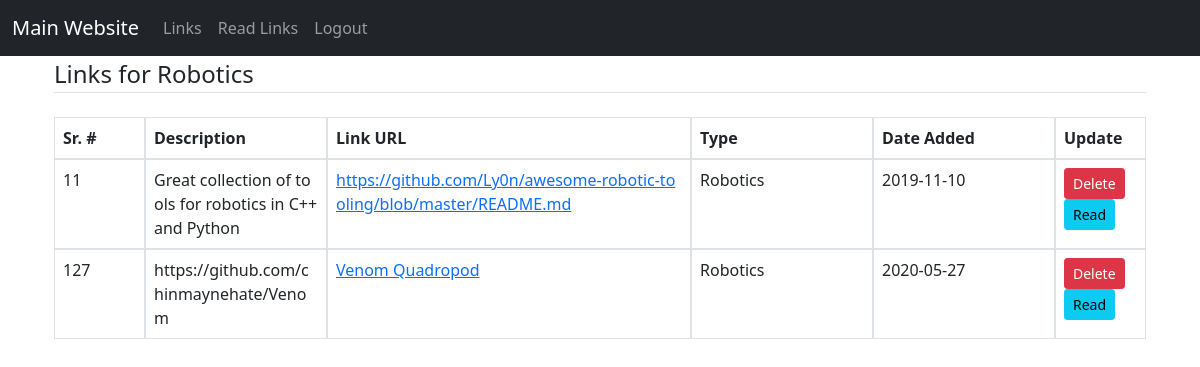
Page /Links/Robotics (signed in) on the earlier database version.
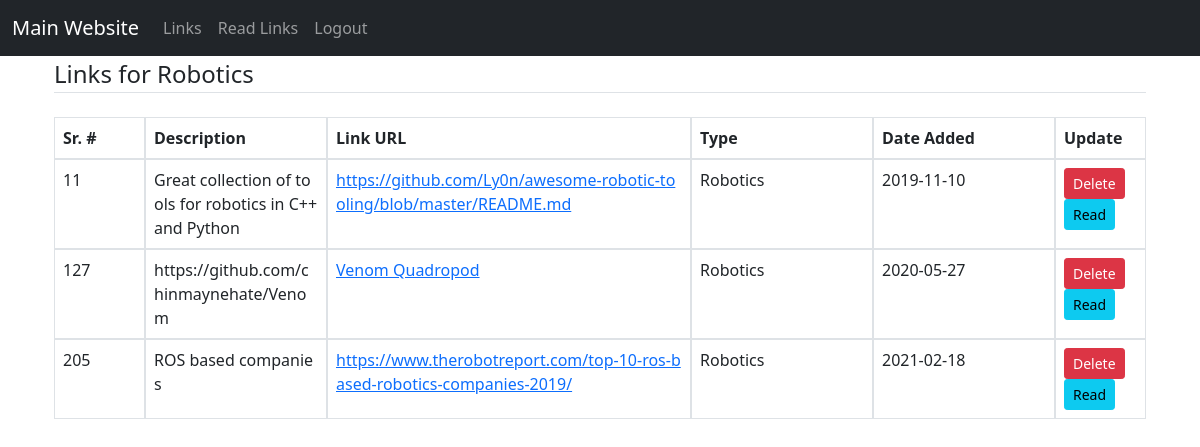
Same page on the later database version.
### flask_app.py (models this page shows, shortened)
class links(db.Model):
    id = db.Column(db.Integer, primary_key = True)
    link_name = db.Column(db.String(100), nullable = False)
    link_url = db.Column(db.String(200), nullable = False)
    link_type = db.Column(db.String(40), nullable = False)
    read = db.Column(db.Boolean, default = False, nullable = False)
    date_created = db.Column(db.Date, default = datetime.utcnow)
    date_read = db.Column(db.Date)

### flask_app.py (the view)
@app.route('/Links/<string:type>')
def type_links(type):
    type_links = links.query.filter_by(link_type = type).all()
    return render_template('type_links.html', type_links = type_links, type_title = type)

### flask_app.py (called while the page is built)
@login_manager.user_loader
def load_user(user_id):
    return User.query.get(int(user_id))

### templates/type_links.html (shortened to what this page needs)
{% extends "base.html" %}
{% block page_content %}
<legend class="border-bottom mb-4">Links for {{ type_title }} </legend>
<div class="container-fluid">
  <table class="table table-bordered">
      <thead>
        <tr class="row">
            <th class="col-sm-1">Sr. #</th>
            <th class="col-sm-2">Description </th>
            <th class="col-sm-4">Link URL</th>
            <th class="col-sm-2">Type</th>
            <th class="col-sm-2">Date Added</th>
            <th class="col-sm-1">Update</th>
        </tr>
      </thead>
      <tbody>
       {% for link in type_links %}
       <tr class="row">
        <td class="col-sm-1"> {{ link.id }} </td>
        <td style="word-break: break-all" class="col-sm-2"> {{ link.link_name }} </td>
        <td style="word-break: break-all" class="col-sm-4"><a href="{{ link.link_url }}">{{ link.link_url }}</a></td>
        <td class="col-sm-2"> {{ link.link_type }} </td>
        <td class="col-sm-2"> {{ link.date_created }} </td>
        <td class="col-sm-1">
          <a class="btn btn-danger btn-sm" href="/delete/{{ link.id }}" role="button">Delete</a>
          <a class="btn btn-info btn-sm" href="/read/{{ link.id }}">Read</a>
        </td>
       </tr>
      </tbody>
       {% endfor %}
    </table>
  </div>
{% endblock %}

### templates/base.html (shortened to what this page needs)
<!doctype html>
<html>
<head>
<link href="https://cdn.jsdelivr.net/npm/bootstrap@5.0.0-beta1/dist/css/bootstrap.min.css" rel="stylesheet">
</head>
<body>
  <nav class="navbar navbar-expand-lg navbar-dark bg-dark">
    <div class="container-fluid">
      <a class="navbar-brand" href="{{ url_for('index') }}">Main Website</a>
      <div class="collapse navbar-collapse" id="myNav">
        <ul class="navbar-nav me-auto mb-2 mb-lg-0">
              {% if current_user.is_authenticated %}
              <li class="nav-item"><a class="nav-link" href="{{ url_for('Links') }}">Links</a></li>
              <li class="nav-item"><a class="nav-link" href="{{ url_for('Read_Links') }}">Read Links</a></li>
              <li class="nav-item"><a class="nav-link" href="{{ url_for('Logout') }}">Logout</a></li>
              {% else %}
              <li class="nav-item"><a class="nav-link" href="{{ url_for('bird') }}">3D Bird</a></li>
              {% endif %}
        </ul>
      </div>
    </div>
  </nav>
  <main role="main" class="container">
    {% block content %}
    <div class="container">
            {% block page_content %}
            {% endblock %}
    </div>
    {% endblock %}
  </main>
</body>
</html>

Differences in the rows shown:
added links: id "205", link_name "ROS based companies", link_url "https://www.therobotreport.com/top-10-ros-based-robotics-companies-2019/", link_type "Robotics", date_created "2021-02-18"
